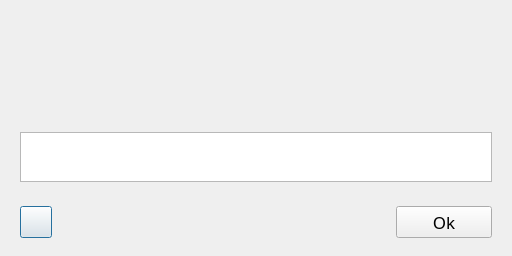
<?xml version="1.0" encoding="UTF-8"?>
<ui version="4.0">
 <class>DialogMsg</class>
 <widget class="QDialog" name="DialogMsg">
  <property name="geometry">
   <rect>
    <x>0</x>
    <y>0</y>
    <width>512</width>
    <height>256</height>
   </rect>
  </property>
  <property name="minimumSize">
   <size>
    <width>512</width>
    <height>192</height>
   </size>
  </property>
  <property name="font">
   <font>
    <family>Metropolis</family>
    <pointsize>13</pointsize>
   </font>
  </property>
  <property name="windowIcon">
   <iconset resource="../../resources/resources.qrc">
    <normaloff>:/logo/logo/logdoctor.svg</normaloff>:/logo/logo/logdoctor.svg</iconset>
  </property>
  <property name="locale">
   <locale language="English" country="UnitedStates"/>
  </property>
  <property name="modal">
   <bool>true</bool>
  </property>
  <layout class="QVBoxLayout" name="verticalLayout">
   <item>
    <widget class="QFrame" name="frame_Message">
     <property name="sizePolicy">
      <sizepolicy hsizetype="Preferred" vsizetype="Minimum">
       <horstretch>0</horstretch>
       <verstretch>0</verstretch>
      </sizepolicy>
     </property>
     <layout class="QGridLayout" name="gridLayout">
      <property name="topMargin">
       <number>0</number>
      </property>
      <property name="bottomMargin">
       <number>0</number>
      </property>
      <item row="0" column="0" rowspan="3">
       <widget class="QLabel" name="label_Icon">
        <property name="minimumSize">
         <size>
          <width>64</width>
          <height>64</height>
         </size>
        </property>
        <property name="maximumSize">
         <size>
          <width>64</width>
          <height>64</height>
         </size>
        </property>
        <property name="pixmap">
         <pixmap resource="../../resources/resources.qrc">:/icons/err</pixmap>
        </property>
        <property name="alignment">
         <set>Qt::AlignCenter</set>
        </property>
       </widget>
      </item>
      <item row="1" column="1">
       <widget class="QLabel" name="label_Title">
        <property name="minimumSize">
         <size>
          <width>0</width>
          <height>64</height>
         </size>
        </property>
        <property name="maximumSize">
         <size>
          <width>16777215</width>
          <height>64</height>
         </size>
        </property>
        <property name="font">
         <font>
          <family>Metropolis</family>
          <pointsize>13</pointsize>
         </font>
        </property>
        <property name="text">
         <string/>
        </property>
        <property name="wordWrap">
         <bool>true</bool>
        </property>
        <property name="indent">
         <number>8</number>
        </property>
       </widget>
      </item>
      <item row="3" column="0" colspan="2">
       <widget class="QLabel" name="label_Message">
        <property name="sizePolicy">
         <sizepolicy hsizetype="Preferred" vsizetype="Expanding">
          <horstretch>0</horstretch>
          <verstretch>0</verstretch>
         </sizepolicy>
        </property>
        <property name="minimumSize">
         <size>
          <width>0</width>
          <height>24</height>
         </size>
        </property>
        <property name="font">
         <font>
          <family>Metropolis</family>
          <pointsize>13</pointsize>
         </font>
        </property>
        <property name="locale">
         <locale language="English" country="UnitedStates"/>
        </property>
        <property name="alignment">
         <set>Qt::AlignLeading|Qt::AlignLeft|Qt::AlignTop</set>
        </property>
        <property name="wordWrap">
         <bool>true</bool>
        </property>
        <property name="margin">
         <number>4</number>
        </property>
       </widget>
      </item>
     </layout>
    </widget>
   </item>
   <item>
    <widget class="QFrame" name="frame_Additional">
     <layout class="QVBoxLayout" name="verticalLayout_2">
      <item>
       <widget class="QTextBrowser" name="text_Additional">
        <property name="minimumSize">
         <size>
          <width>0</width>
          <height>24</height>
         </size>
        </property>
        <property name="font">
         <font>
          <family>Metropolis</family>
          <pointsize>11</pointsize>
         </font>
        </property>
        <property name="locale">
         <locale language="English" country="UnitedStates"/>
        </property>
        <property name="openLinks">
         <bool>false</bool>
        </property>
       </widget>
      </item>
     </layout>
    </widget>
   </item>
   <item>
    <widget class="QFrame" name="frame_Buttons">
     <property name="minimumSize">
      <size>
       <width>0</width>
       <height>48</height>
      </size>
     </property>
     <property name="maximumSize">
      <size>
       <width>16777215</width>
       <height>48</height>
      </size>
     </property>
     <layout class="QHBoxLayout" name="horizontalLayout">
      <item>
       <widget class="QPushButton" name="button_ShowAdditional">
        <property name="minimumSize">
         <size>
          <width>32</width>
          <height>32</height>
         </size>
        </property>
        <property name="maximumSize">
         <size>
          <width>32</width>
          <height>32</height>
         </size>
        </property>
        <property name="locale">
         <locale language="English" country="UnitedStates"/>
        </property>
        <property name="icon">
         <iconset resource="../../resources/resources.qrc">
          <normaloff>:/icons/down</normaloff>:/icons/down</iconset>
        </property>
        <property name="iconSize">
         <size>
          <width>32</width>
          <height>32</height>
         </size>
        </property>
       </widget>
      </item>
      <item>
       <spacer name="horizontalSpacer">
        <property name="orientation">
         <enum>Qt::Horizontal</enum>
        </property>
        <property name="sizeHint" stdset="0">
         <size>
          <width>333</width>
          <height>27</height>
         </size>
        </property>
       </spacer>
      </item>
      <item>
       <widget class="QPushButton" name="button_Ok">
        <property name="minimumSize">
         <size>
          <width>96</width>
          <height>32</height>
         </size>
        </property>
        <property name="maximumSize">
         <size>
          <width>96</width>
          <height>32</height>
         </size>
        </property>
        <property name="locale">
         <locale language="English" country="UnitedStates"/>
        </property>
        <property name="text">
         <string>Ok</string>
        </property>
       </widget>
      </item>
     </layout>
    </widget>
   </item>
  </layout>
 </widget>
 <resources>
  <include location="../../resources/resources.qrc"/>
 </resources>
 <connections/>
</ui>
